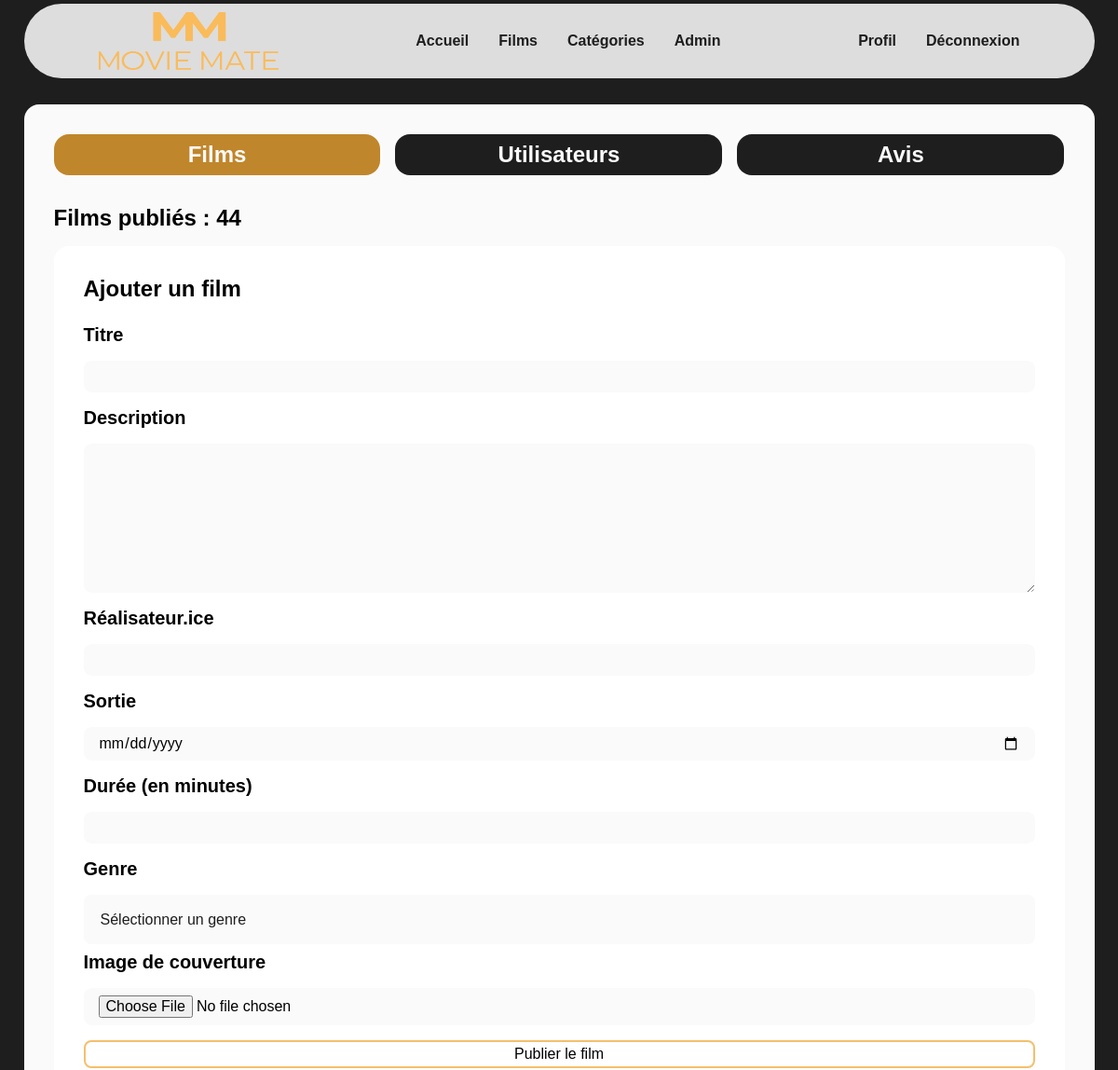
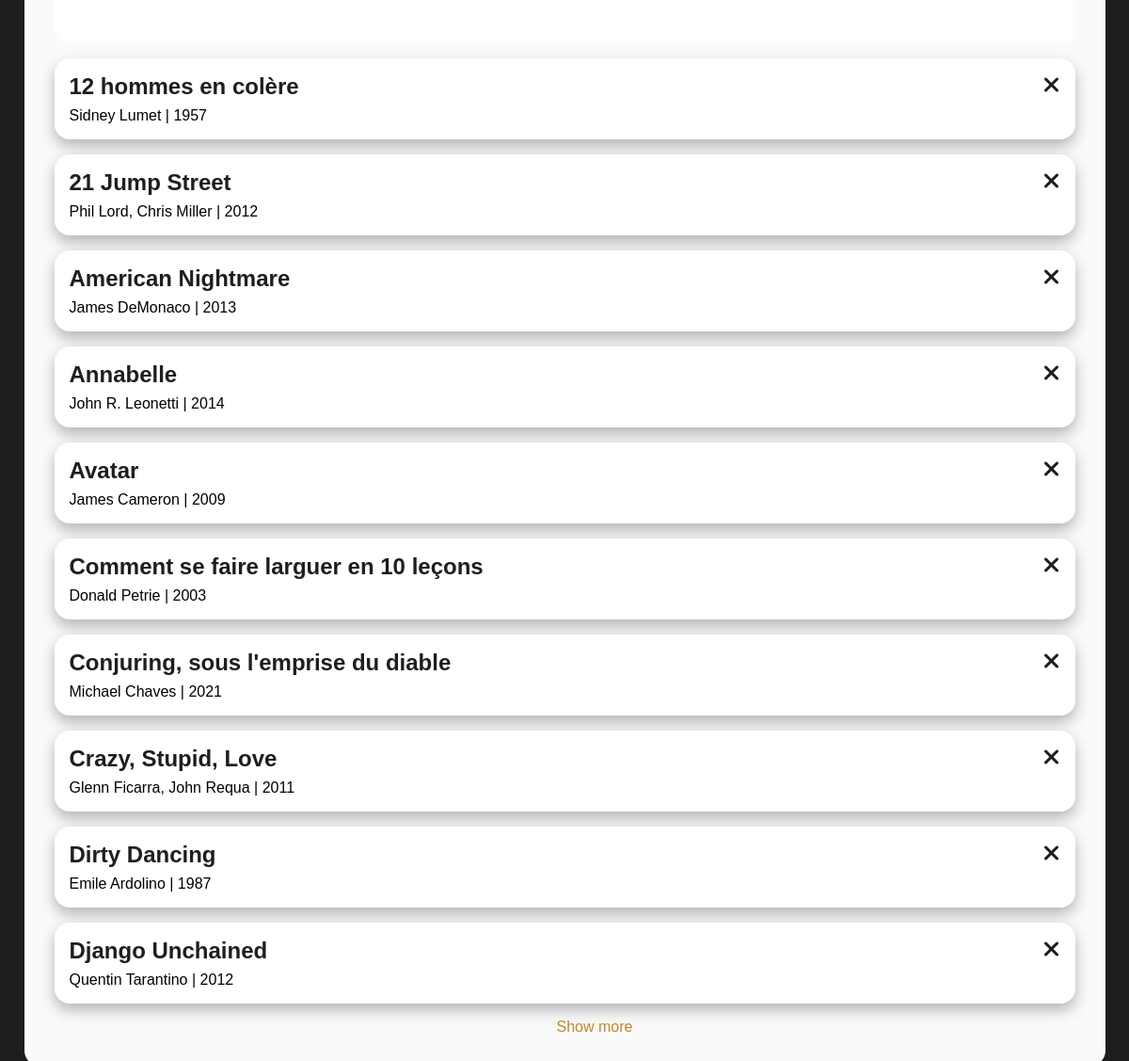
The app's page /admin.php (signed in) with its own data (2 pictures, top to bottom).
### tables this page shows
CREATE TABLE "movie" (
	"id"	INTEGER,
	"title"	VARCHAR(64) NOT NULL UNIQUE,
	"description"	TEXT NOT NULL UNIQUE,
	"realisator"	VARCHAR(32) NOT NULL,
	"release_date"	DATE NOT NULL,
	"duration"	INTEGER NOT NULL,
	"add_date"	DATE NOT NULL,
	"genre_id"	INTEGER,
	"cover_name"	VARCHAR(32) NOT NULL, rating_avg REAL,
	FOREIGN KEY("genre_id") REFERENCES "genre"("id"),
	PRIMARY KEY("id" AUTOINCREMENT)
);

### ch/dbManager.php (called while the page is built, shortened)
<?php
class DbManager {
    private $db;
    public function __construct() {
        $config = parse_ini_file('config' . DIRECTORY_SEPARATOR . 'db.ini', true);
        $dsn = $config['dsn'];
        $username = $config['username'];
        $password = $config['password'];
        $this->db = new PDO($dsn, $username, $password);
    }
    public function createTables_SQLITE():bool {
        $sql = <<<COMMAND_SQL
            CREATE TABLE IF NOT EXISTS user (
                id INTEGER PRIMARY KEY AUTOINCREMENT,
                username VARCHAR(32) NOT NULL UNIQUE,
                firstname VARCHAR(32) NOT NULL,
                lastname VARCHAR(32) NOT NULL,
                email VARCHAR(48) NOT NULL UNIQUE,
                password VARCHAR(32) NOT NULL,
                created_at DATETIME NOT NULL,
                activated BOOLEAN,
                cover INTEGER,
                role VARCHAR(16)
            );
            CREATE TABLE IF NOT EXISTS token (
                id INTEGER PRIMARY KEY AUTOINCREMENT,
                user_id INTEGER REFERENCES user(id),
                content VARCHAR(32) NOT NULL UNIQUE
            );
            CREATE TABLE IF NOT EXISTS genre (
                id INTEGER PRIMARY KEY AUTOINCREMENT,
                title VARCHAR(32) NOT NULL UNIQUE,
                description TEXT NOT NULL
            );
            CREATE TABLE IF NOT EXISTS movie (
                id INTEGER PRIMARY KEY AUTOINCREMENT,
                title VARCHAR(64) NOT NULL UNIQUE,
                description TEXT NOT NULL UNIQUE,
                realisator VARCHAR(32) NOT NULL,
                release_date DATE NOT NULL,
                duration INTEGER NOT NULL,
                add_date DATE NOT NULL,
                genre_id INTEGER REFERENCES genre(id),
                cover_name VARCHAR(32) NOT NULL,
                rrating_avg FLOAT
            );
            CREATE TABLE IF NOT EXISTS rating (
                id INTEGER PRIMARY KEY AUTOINCREMENT,
                user_id INTEGER REFERENCES user(id),
                movie_id INTEGER REFERENCES movie(id),
                rate INTEGER NOT NULL CHECK (rate IN (1 ,2, 3, 4, 5)),
                comment TEXT,
                created_at DATETIME NOT NULL
            )
        COMMAND_SQL;
        try {
            $this->db->exec($sql);
            $created = true;
        } catch (\PDOException $e) {
            error_log($e->getMessage());
            $created = false;
        }
        return $created;
    }
    public function getDB():PDO{
        return $this->db;
    }
}

### ch/MovieManager.php (called while the page is built, shortened)
<?php
class MovieManager extends DbManager implements I_Movie {
    public function getMovies(?string $sortColumn, ?string $sortOrder, ?int $genreId, ?int $limit, ?int $offset):array {
        $datas = [];
        $sql = "SELECT * FROM movie";
        $validColumns = ['title', 'realisator', 'release_date', 'duration', 'add_date', 'genre_id', 'rating_avg'];
        $validOrders = ['ASC', 'DESC'];
        $sortColumn = in_array($sortColumn, $validColumns) ? $sortColumn : 'add_date';
        $sortOrder = in_array($sortOrder, $validOrders) ? $sortOrder : 'DESC';
        $sql .= " ORDER BY $sortColumn $sortOrder";
        if(!is_null($limit)){
            $sql .= " LIMIT :limit";
            $datas['limit'] = $limit;
        }
        $stmt = $this->getDB()->prepare($sql);
        try {
            $stmt->execute($datas);
            $movies = $stmt->fetchAll(PDO::FETCH_ASSOC);
            return $movies;
        } catch (PDOException $e) {
            error_log($e->getMessage());
            return[];
        }
    }
    public function getMoviesCount(?int $genreId): int {
        $datas = [];
        $sql = "SELECT COUNT(*) as total FROM movie";
        $stmt = $this->getDB()->prepare($sql);
        try {
            $stmt->execute($datas);
            $moviesAmount = (int)$stmt->fetch(PDO::FETCH_ASSOC)['total'];
            return $moviesAmount;
        } catch (PDOException $e) {
            error_log($e->getMessage());
            return 0;
        }
    }
}

### controllers/adminValidation.php (the view, shortened to what this page needs)
<?php
require_once 'movieUploadValidation.php';
$dbMovie = new MovieManager();
$dbGenre = new GenreManager();
$category = $_GET['cat'] ?? 0;
$itemsPerLoad = 10;
switch ($category) {
    case 0 :
        $dbMovie = new MovieManager();
        break;
};
$itemsLoad = $_GET['ia'] ?? 1;
$itemsLoad = (int)$itemsLoad;
$itemsShown = $itemsPerLoad * $itemsLoad;
switch ($category) {
    case 0 :
        $movies = $dbMovie->getMovies('title', 'ASC', null, $itemsShown, null);
        $genres = $dbGenre->getAllGenres();
        $genresSelect = '
            <select name="genre" id="genre" required>
                <option value="" disabled selected>Sélectionner un genre</option>
        ';
        foreach($genres as $genre) {
            $genresSelect .= '<option value="' . htmlspecialchars($genre['id']) . '">' . htmlspecialchars($genre['title']) . '</option>';
        }
        $genresSelect .= '
            </select>
        ';
        $content = '
            <h2>Films publiés : ' . $dbMovie->getMoviesCount(null) . '</h2>
            <form action ="" method="post" class="form-add-movie" enctype="multipart/form-data">
                <h3>Ajouter un film</h3>
                <div>
                    <label for="title">Titre</label>
                    <input type="text" name="title" class="title">
                    ' . $titleErr . '
                </div>
                <div>
                    <label for="title">Description</label>
                    <textarea maxlength="1000" rows="8" name="description" class="description"></textarea>
                    ' . $descriptionErr . '
                </div>
                <div>
                    <label for="realisator">Réalisateur.ice</label>
                    <input type="text" name="realisator" class="realisator">
                    ' . $realisatorErr . '
                </div>
                <div>
                    <label for="release_date">Sortie</label>
                    <input type="date" name="release_date" class="release_date">
                    ' . $releaseDateErr . '
                </div>
                <div>
                    <label for="duration">Durée (en minutes)</label>
                    <input type="number" name="duration" class="duration">
                    ' . $durationErr . '
                </div>
                <div>
                    <label for="genre">Genre</label>
                    ' . $genresSelect . $genreErr . '
                </div>
                <div>
                    <label for="cover">Image de couverture</label>
                    <input type="file" name="cover" class="cover">
                    ' . $coverErr . '
                </div>
                <button type="submit" name="movie" class="button">Publier le film</button>
                ' . $successMessage . '
            </form>
        ';
        foreach($movies as $movie) {
            $content .= '
                <article>
                    <a href="' . BASE_URL . "movie.php?id=" . $movie['id'] . '"><h2>' . htmlspecialchars($movie['title']) . '</h2></a>
                    <p class="realisator">' . htmlspecialchars($movie['realisator']) . ' | ' . substr($movie['release_date'], 0, 4) . '</p>
            ';
            if(isset($_SESSION['movie_to_delete']) && $_SESSION['movie_to_delete'] == $movie['id']) {
                $content .= '
                    <form action="" method="post" class="form-delete">
                        <input type="hidden" name="movie_id" value="' . $movie['id'] . '">
                        <label id="delete-confirmation-yes">
                            <input type="radio" name="movie-confirmation" value="0" onchange="this.form.submit()">
                            <i class="fa-solid fa-xmark"></i>
                        </label>
                        <label id="delete-confirmation-no">
                            <input type="radio" name="movie-confirmation" value="1" onchange="this.form.submit()">
                            <i class="fa-solid fa-check"></i>
                        </label>
                    </form>
                ';
            } else {
                $content .= '
                    <form action="" method="post" class="form-delete">
                        <input type="hidden" name="movie_id" value="' . $movie['id'] . '">
                        <button type="submit" name="delete-movie"><i class="fa-solid fa-xmark"></i></button>
                    </form>
                    ';
            };
            $content .= '</article>';
        };
            break;
};

### assets/css/style.css (style rules this page uses)
:root { --clr-accent-light: #f4bf6c; --clr-accent-dark: #c0862b; --clr-primary-bg: #fafafa; --clr-secondary-bg: #1e1e1e; --clr-primary-text: #1e1e1e; --clr-secondary-txt: #fafafa; --clr-shadow: #1e1e1e50; --clr-error: #DE4545; --clr-warning: #f99020; --clr-success: #65DE45; --clr-white: #ffffff; --font-display: Arial, Helvetica, sans-serif; --font-body: Arial, Helvetica, sans-serif; }
* { font-family: var(--font-body); text-decoration: none; list-style: none; box-sizing: border-box; margin: 0 0 0 0; padding: 0 0 0 0; border: 0px; }
a { text-decoration: none; color: var(--clr-primary-text); }
html { background-color: var(--clr-secondary-bg); }
main.main-admin div { display: flex; flex-direction: column; gap: 1rem; }
main.main-admin article { border-radius: 1rem; padding: 1rem; background-color: var(--clr-white); box-shadow: var(--clr-shadow) 0px 7px 15px 0px; transition: 200ms ease-in-out; display: flex; flex-direction: column; gap: 0.5rem; position: relative; transition: 200ms ease-in-out; }
main.main-admin article h2 { font-size: 1.5rem; }
main.main-admin article p { font-size: 1rem; }
main.main-admin article a { transition: 200ms ease-in-out; }
main.main-admin form { display: flex; flex-direction: row; gap: 0.5rem; font-size: 1.5rem; transition: 200ms ease-in-out; }
.main-admin .form-delete button { font-size: 1.5rem; background-color: transparent; color: var(--clr-primary-text); transition: 200ms ease-in-out; }
.main-admin .form-delete { position: absolute; top: 1rem; right: 1rem; font-size: 1.5rem; }
.main-login button, .main-signup button, .main-admin .form-add-movie button { font-size: 1rem; padding: 0.25rem; background-color: transparent; border: 2px solid var(--clr-accent-light); border-radius: 0.5rem; transition: 200ms ease-in-out; width: 100%; margin-bottom: 1rem; }
main.main-admin .form-add-movie { background-color: var(--clr-white); border-radius: 1rem; display: flex; flex-direction: column; padding: 2rem; }
main.main-admin h3 { margin-bottom: 1rem; font-size: 1.5rem; }
main.main-admin .form-add-movie > div { display: flex; flex-direction: column; }
main.main-admin .form-add-movie label { font-size: 1.25rem; font-weight: 900; }
main.main-admin .form-add-movie input, main.main-admin .form-add-movie textarea { width: 100%; padding: 0.5rem 1rem; outline: 2px solid var(--clr-white); background-color: var(--clr-primary-bg); font-size: 1rem; border-radius: 0.5rem; margin-bottom: 0.5rem; }
main.main-admin .form-add-movie select { width: 100%; padding-right: 2rem; appearance: none; background-color: var(--clr-primary-bg); border-radius: 0.5rem; padding: 1rem; font-size: 1rem; border: 2px solid transparent; color: var(--clr-primary-text); cursor: pointer; transition: all 0.3s ease; }

### records on screen
movie: title "12 hommes en colère", realisator "Sidney Lumet", release_date "1957"
movie: title "21 Jump Street", realisator "Phil Lord, Chris Miller", release_date "2012"
movie: title "American Nightmare", realisator "James DeMonaco", release_date "2013"
movie: title "Annabelle", realisator "John R. Leonetti", release_date "2014"
movie: title "Avatar", realisator "James Cameron", release_date "2009"
movie: title "Comment se faire larguer en 10 leçons", realisator "Donald Petrie", release_date "2003"
movie: title "Conjuring, sous l'emprise du diable", realisator "Michael Chaves", release_date "2021"
movie: title "Crazy, Stupid, Love", realisator "Glenn Ficarra, John Requa", release_date "2011"
movie: title "Dirty Dancing", realisator "Emile Ardolino", release_date "1987"
movie: title "Django Unchained", realisator "Quentin Tarantino", release_date "2012"

### other values on screen
$dbMovie->getMoviesCount(null) "44"
